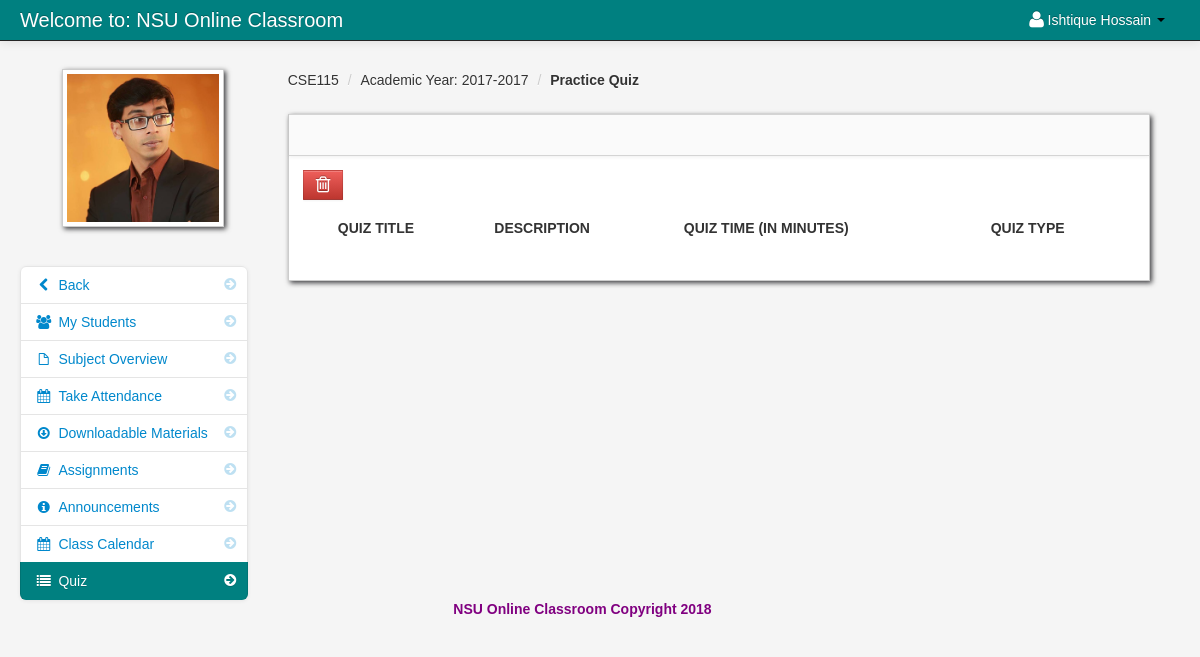
The app's page /class_quiz.php (signed in), older data.
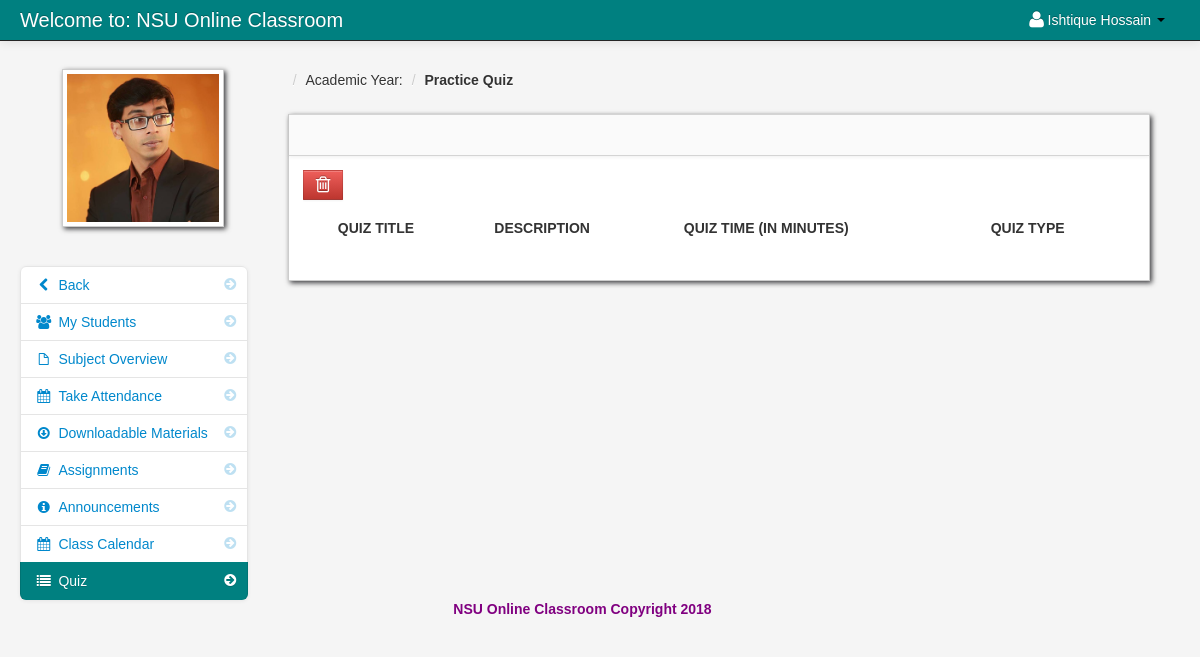
The same page, newer data.
### tables this page shows
CREATE TABLE `teacher_class` (
  `teacher_class_id` int(11) NOT NULL,
  `teacher_id` int(11) NOT NULL,
  `class_id` int(11) NOT NULL,
  `semester` varchar(100) NOT NULL,
  `thumbnails` varchar(100) NOT NULL,
  `school_year` varchar(100) NOT NULL,
  `class_title` varchar(100) NOT NULL,
  `description` longtext NOT NULL,
  `Credit` int(11) NOT NULL,
  `Pre_req` varchar(100) NOT NULL
);

CREATE TABLE `class` (
  `class_id` int(11) NOT NULL,
  `class_name` varchar(100) NOT NULL
);

### class_quiz.php (the view, shortened to what this page needs)
<?php include('header_dashboard.php'); ?>
<?php $get_id = $_GET['id']; ?>
    <body>
		<?php include('navbar_teacher.php'); ?>
        <div class="container-fluid">
            <div class="row-fluid">
				<?php include('quiz_link.php'); ?>
                <div class="span9" id="content">
                     <div class="row-fluid">
										<?php $class_query = mysql_query("select * from teacher_class
										LEFT JOIN class ON class.class_id = teacher_class.class_id
										where teacher_class_id = '$get_id'")or die(mysql_error());
										$class_row = mysql_fetch_array($class_query);
										?>
					     <ul class="breadcrumb">
							<li><a href="#"><?php echo $class_row['class_name']; ?></a> <span class="divider">/</span></li>
							<li><a href="#">Academic Year: <?php echo $class_row['school_year']; ?></a> <span class="divider">/</span></li>
							<li><a href="#"><b>Practice Quiz</b></a></li>
						</ul>
                        <div id="block_bg" class="block">
                            <div class="navbar navbar-inner block-header">
                            </div>
                            <div class="block-content collapse in">
                                <div class="span12">
								<form action="delete_class_quiz.php<?php echo '?id='.$get_id; ?>" method="post">
  									<table cellpadding="0" cellspacing="0" border="0" class="table" id="">
									<a data-toggle="modal" href="#backup_delete" id="delete"  class="btn btn-danger" name=""><i class="icon-trash icon-large"></i></a>
										<thead>
										        <tr>
												<th></th>
												<th>Quiz title</th>
												<th>Description</th>
												<th>QUIZ TIME (IN MINUTES)</th>
												<th>Quiz Type</th>
												</tr>
										</thead>
									</table>
									</form>
                                </div>
                            </div>
                        </div>
                    </div>
                </div>
            </div>
		<?php include('footer.php'); ?>
        </div>
		<?php include('script.php'); ?>
    </body>
</html>

Row changes from the older to the newer data that the page shows:
removed teacher_class: class.class_name "CSE115", school_year "2017-2017"
